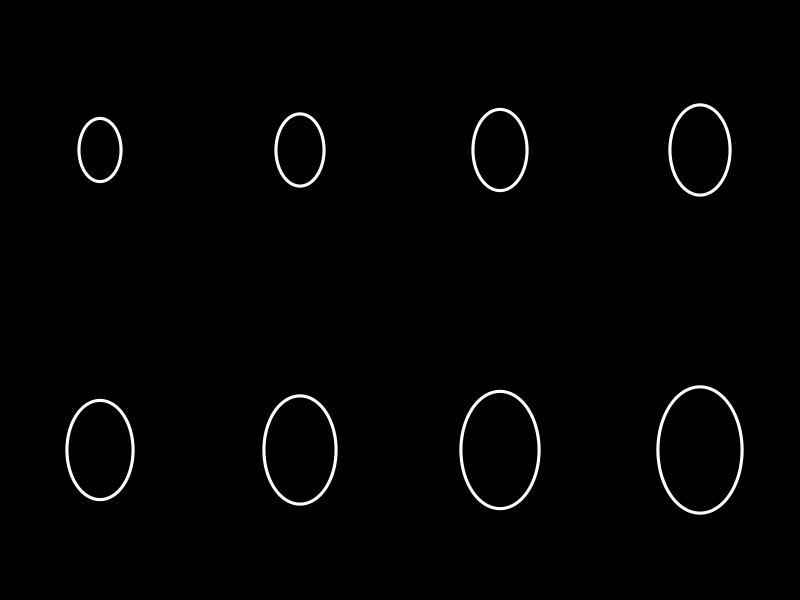

Reproduce this figure in R.
getY <- function(r, theta) r*sin(theta)
getX <- function(r, theta) r*cos(theta)
rad  <- function(degrees) (degrees*pi)/180

myBlankCircles=function(r){
  # center target
  theta   <- rad(seq(0, 360, length.out = 1e3))
  y       <- getY(r, theta)
  x       <- getX(r, theta)
  
  posLimit <- 4.4 # maximum value, if rTarget=2
  plot(x, y, type="l", xlab="", ylab="", xlim=c(-posLimit, posLimit), ylim=c(-posLimit, posLimit), axes = FALSE, lwd=3, col="white")
  
  #  dev.off()
}

rTargets<-seq(1, 2, length.out = 8)

pdf(width=10,height=5,"demoCircle.pdf")
par(mar=c(0,0,0,0), bg='black', par(mfrow=c(2,4)))
for(i in 0:7){
  myBlankCircles(rTargets[i+1])
}
dev.off()



